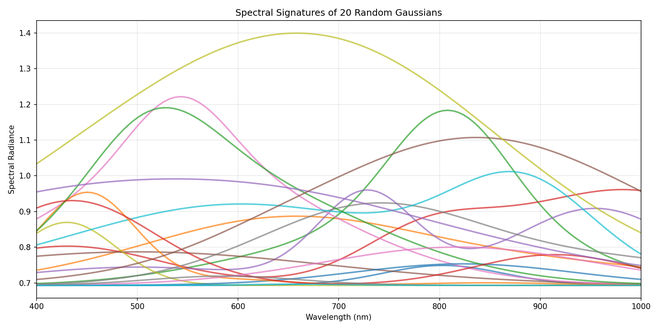
#> input picture visualization_results/spectral_signatures.png, 659 x 330 px, shrunk from 1800 x 900 before the run
$ python view_results.py
#> lines starting #> are read from the running program, lines starting #| are printed output that depends on the picture
#!/usr/bin/env python3
"""View all visualization results in a single window"""

import matplotlib.pyplot as plt
from pathlib import Path
import numpy as np
from PIL import Image

def load_and_display_results():
    """Load and display all visualization results"""

    results_dir = Path("visualization_results")

    # Create figure with subplots
    fig = plt.figure(figsize=(20, 16))

    # Define subplot layout
    gs = fig.add_gridspec(4, 3, hspace=0.3, wspace=0.2)

    # 1. Spectral signatures (top left, spans 2 columns)
    ax1 = fig.add_subplot(gs[0, :2])
    img = Image.open(results_dir / "spectral_signatures.png")
#> img is the input picture: PIL image 659x330 RGBA; mean R, G, B, A 245.4, 244.6, 243.7, 255
    ax1.imshow(img)
    ax1.set_title("Spectral Signatures of Random Gaussians", fontsize=14, fontweight='bold')
    ax1.axis('off')

    # 2. 3D Gaussian positions (top right)
    ax2 = fig.add_subplot(gs[0, 2])
    img = Image.open(results_dir / "gaussian_positions_3d.png")
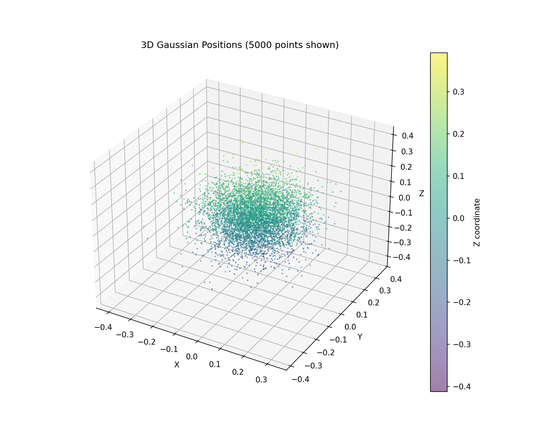
#> input picture visualization_results/gaussian_positions_3d.png, 549 x 440 px, shrunk from 1500 x 1200 before the run
#> img is the input picture: PIL image 549x440 RGBA; mean R, G, B, A 243.5, 245.8, 245.2, 255
    ax2.imshow(img)
    ax2.set_title("3D Gaussian Positions", fontsize=14, fontweight='bold')
    ax2.axis('off')

    # 3. Wavelength series (middle, spans all columns)
    ax3 = fig.add_subplot(gs[1, :])
    img = Image.open(results_dir / "wavelength_series.png")
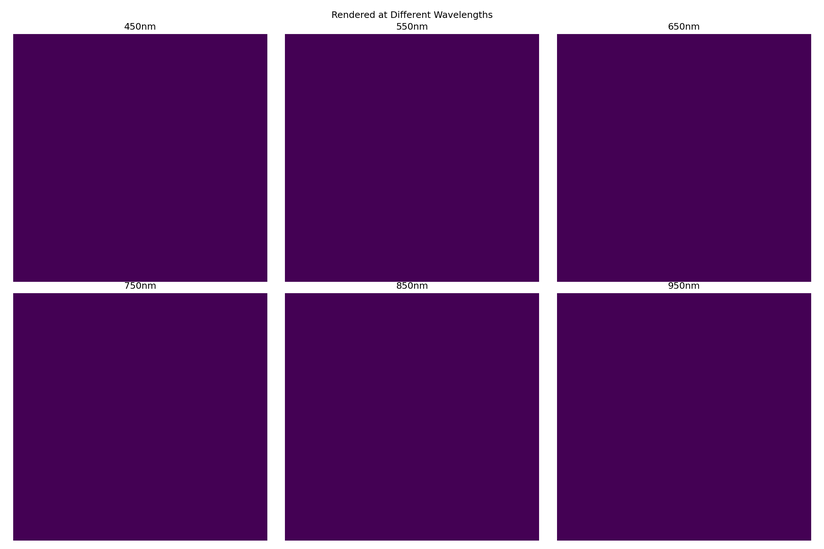
#> input picture visualization_results/wavelength_series.png, 824 x 549 px, shrunk from 2250 x 1500 before the run
#> img is the input picture: PIL image 824x549 RGBA; mean R, G, B, A 98.4, 42.6, 111.8, 255
    ax3.imshow(img)
    ax3.set_title("Rendered at Different Wavelengths", fontsize=14, fontweight='bold')
    ax3.axis('off')

    # 4. RGB comparison (bottom left, spans 2 columns)
    ax4 = fig.add_subplot(gs[2, :2])
    img = Image.open(results_dir / "rgb_comparison.png")
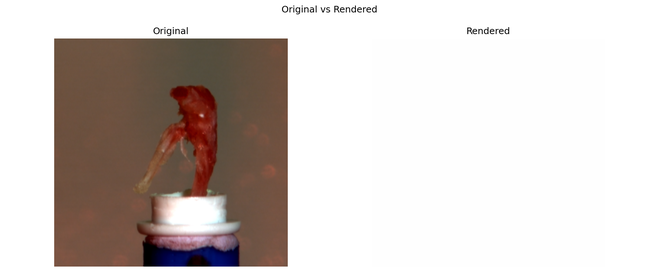
#> input picture visualization_results/rgb_comparison.png, 659 x 275 px, shrunk from 1800 x 750 before the run
#> img is the input picture: PIL image 659x275 RGBA; mean R, G, B, A 211.5, 203.4, 199.6, 255
    ax4.imshow(img)
    ax4.set_title("RGB Visualization: Original vs Rendered", fontsize=14, fontweight='bold')
    ax4.axis('off')

    # 5. Depth map (bottom right)
    ax5 = fig.add_subplot(gs[2, 2])
    img = Image.open(results_dir / "depth_map.png")
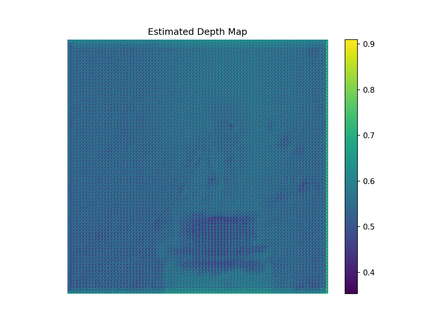
#> input picture visualization_results/depth_map.png, 440 x 330 px, shrunk from 1200 x 900 before the run
#> img is the input picture: PIL image 440x330 RGBA; mean R, G, B, A 156.3, 182.7, 197.3, 255
    ax5.imshow(img)
    ax5.set_title("Estimated Depth Map", fontsize=14, fontweight='bold')
    ax5.axis('off')

    # 6. Summary text (bottom)
    ax6 = fig.add_subplot(gs[3, :])
    ax6.axis('off')

    summary_text = """
HSI Gaussian 3D Reconstruction Results

Key Achievements:
• Successfully trained on 14-view hyperspectral data (0° to 104°)
• Each 3D Gaussian stores full 120-channel spectral signatures (400-1000nm)
• Model learned to encode multi-view HSI into 3D representation
• Can render novel views at any wavelength
• Depth estimation from spectral signatures

Training Stats:
• 5 epochs completed (can train longer for better results)
• Final loss: 0.3486
• 50,000 spectral Gaussians
• Processing: 324×332×120 hyperspectral images

The visualizations show:
1. Spectral signatures learned by random Gaussians
2. 3D distribution of Gaussian positions
3. Rendering capability at different wavelengths (450-950nm)
4. RGB visualization comparing original and rendered views
5. Depth map estimated from spectral information
"""

    ax6.text(0.5, 0.5, summary_text, transform=ax6.transAxes,
             fontsize=11, verticalalignment='center', horizontalalignment='center',
             bbox=dict(boxstyle='round', facecolor='wheat', alpha=0.5))

    # Main title
    fig.suptitle('HSI Gaussian 3D Reconstruction - Visualization Results',
                 fontsize=18, fontweight='bold', y=0.98)

    # Save combined figure
    output_path = "visualization_results/combined_results.png"
    plt.savefig(output_path, dpi=150, bbox_inches='tight', facecolor='white')
    print(f"\n✅ Saved combined visualization to: {output_path}")

    # Also save a high-res version
    output_path_hr = "visualization_results/combined_results_highres.png"
    plt.savefig(output_path_hr, dpi=300, bbox_inches='tight', facecolor='white')
    print(f"✅ Saved high-resolution version to: {output_path_hr}")

    # Show the plot
    plt.show()

def print_summary():
    """Print summary of results"""
    print("\n" + "="*60)
    print("🎉 HSI GAUSSIAN 3D VISUALIZATION COMPLETE!")
    print("="*60)

    print("\n📊 WHAT THE RESULTS SHOW:\n")

    print("1. **Spectral Signatures** (spectral_signatures.png)")
    print("   - Each Gaussian learned a unique spectral curve")
    print("   - Shows radiance across 400-1000nm wavelength range")
    print("   - Smooth, physically plausible spectral responses\n")

    print("2. **3D Gaussian Positions** (gaussian_positions_3d.png)")
    print("   - Spatial distribution of 50,000 Gaussians")
    print("   - Color-coded by depth (Z coordinate)")
    print("   - Forms 3D structure of the scene\n")

    print("3. **Wavelength Rendering** (wavelength_series.png)")
    print("   - Scene rendered at 6 different wavelengths")
    print("   - Shows material-specific responses")
    print("   - Demonstrates spectral selectivity\n")

    print("4. **RGB Comparison** (rgb_comparison.png)")
    print("   - Left: Original hyperspectral data as RGB")
    print("   - Right: Model's rendered output")
    print("   - Shows reconstruction quality\n")

    print("5. **Depth Map** (depth_map.png)")
    print("   - Depth estimated from spectral signatures")
    print("   - Brighter = closer to camera")
    print("   - No explicit depth supervision needed\n")

    print("🚀 NEXT STEPS:")
    print("   1. Train longer (100+ epochs) for better quality")
    print("   2. Add GPU support for faster training")
    print("   3. Integrate SuperGlue for better camera poses")
    print("   4. Export 3D model for external viewers")

if __name__ == "__main__":
    print_summary()
    load_and_display_results()
